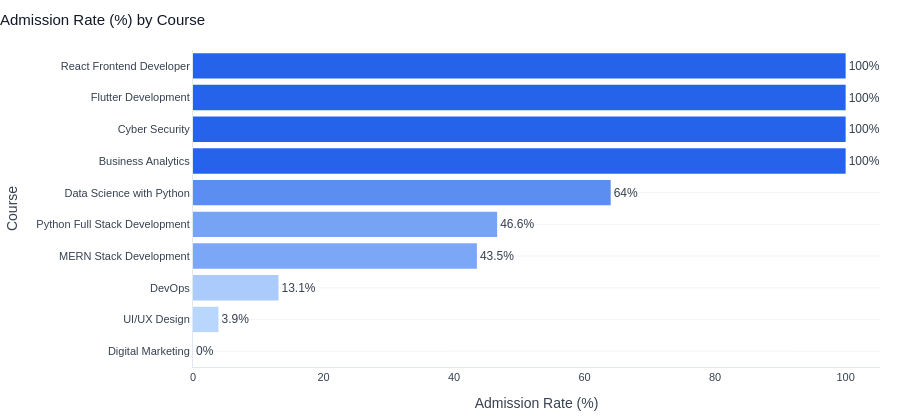

Notebook code cell kept with this figure:
### Code cell
# Admission Rate by Course
course_adm = admissions.groupby('course')['is_admitted'].agg(['sum', 'count']).reset_index()
course_adm.columns = ['Course', 'Admitted', 'Total']
course_adm['Admission Rate (%)'] = (course_adm['Admitted'] / course_adm['Total'] * 100).round(1)
course_adm = course_adm.sort_values('Admission Rate (%)', ascending=True)
fig = px.bar(course_adm, x='Admission Rate (%)', y='Course', orientation='h',
             color='Admission Rate (%)',
             color_continuous_scale=['#BFDBFE', PALETTE['primary']],
             text='Admission Rate (%)')
fig.update_traces(texttemplate='%{text}%', textposition='outside', marker_line_width=0)
fig.update_coloraxes(showscale=False)
clean_layout(fig, 'Admission Rate (%) by Course', height=420)
fig.show()

### Figure 1 — Plotly figure (JSON) as saved in the notebook; plotly's stock layout.template omitted (floating-point values rounded to 4 significant figures)
{"data": [{"hovertemplate": "Admission Rate (%)=%{marker.color}<br>Course=%{y}<extra></extra>", "legendgroup": "", "marker": {"color": [0.0, 3.9, 13.1, 43.5, 46.6, 64.0, 100.0, 100.0, 100.0, 100.0], "coloraxis": "coloraxis", "line": {"width": 0}, "pattern": {"shape": ""}}, "name": "", "orientation": "h", "showlegend": false, "text": [0.0, 3.9, 13.1, 43.5, 46.6, 64.0, 100.0, 100.0, 100.0, 100.0], "textposition": "outside", "texttemplate": "%{text}%", "type": "bar", "x": [0.0, 3.9, 13.1, 43.5, 46.6, 64.0, 100.0, 100.0, 100.0, 100.0], "xaxis": "x", "y": ["Digital Marketing", "UI/UX Design", "DevOps", "MERN Stack Development", "Python Full Stack Development", "Data Science with Python", "Business Analytics", "Cyber Security", "Flutter Development", "React Frontend Developer"], "yaxis": "y"}], "layout": {"barmode": "relative", "coloraxis": {"colorbar": {"title": {"text": "Admission Rate (%)"}}, "colorscale": [[0, "#BFDBFE"], [1, "#2563EB"]], "showscale": false}, "font": {"color": "#374151", "family": "Arial", "size": 12}, "height": 420, "legend": {"bgcolor": "rgba(0,0,0,0)", "font": {"size": 11}, "orientation": "h", "tracegroupgap": 0, "x": 1, "xanchor": "right", "y": 1.02, "yanchor": "bottom"}, "margin": {"b": 20, "l": 20, "r": 20, "t": 50}, "paper_bgcolor": "white", "plot_bgcolor": "white", "title": {"font": {"color": "#111827", "size": 15}, "text": "Admission Rate (%) by Course", "x": 0}, "xaxis": {"anchor": "y", "domain": [0, 1], "linecolor": "#E2E8F0", "showgrid": false, "tickfont": {"size": 11}, "title": {"text": "Admission Rate (%)"}}, "yaxis": {"anchor": "x", "domain": [0, 1], "gridcolor": "#F3F4F6", "linecolor": "#E2E8F0", "tickfont": {"size": 11}, "title": {"text": "Course"}}}}
